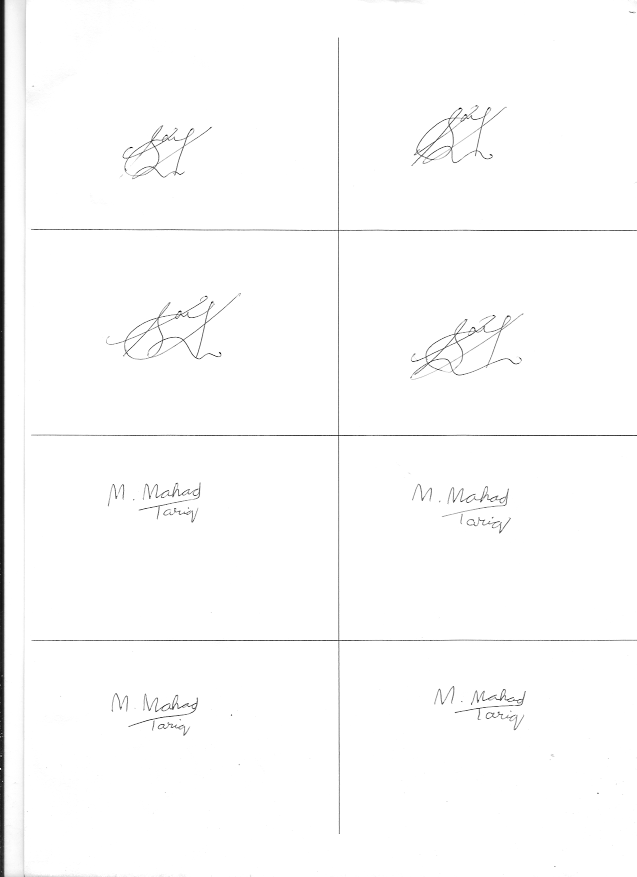
#> input picture server/document.tiff, 637 x 877 px
$ python -i preprocess.py   (imports and definitions only)   (older library calls are emulated)
#> lines starting #> are read from the running program, lines starting #| are printed output that depends on the picture; after the words box and inside, x2 and y2 are one past the last pixel; in counts of white or black regions, pixels touching at a corner belong together
#!/usr/bin/python
from libs.sigver_wiwd.preprocess.normalize import normalize_image
from PIL import Image
from scipy.misc import imread
from skimage.filters import threshold_otsu, threshold_local

import cv2
import numpy as np
import os


def resize(image, max_size=(800, 800)):
    # type: (Image) -> Image
    """
    Resizes an image to within specified width and height while
    preserving the aspect ratio.

    :param image: image to be resize
    :param max_size: maximum width and height of the image
    :return: resized image
    """
    wd, ht = image.size
    if wd >= ht:
        new_wd = max_size[0]
        new_ht = int(float(ht) / wd * new_wd)
    else:
        new_ht = max_size[1]
        new_wd = int(float(wd) / ht * new_ht)

    return image.resize((new_wd, new_ht))


def preprocess_sign(infile, outfile, canvas_size=(800, 800)):
    # type: (str) -> Image
    TMP = ".temp.png"

    # normalize signature's size
    resize(Image.open(infile)).save(TMP)

    # preprocess it
    arr = imread(TMP, flatten=1)
    proc = normalize_image(arr.astype(np.uint8), canvas_size)
    proc = normalize_image(proc.astype(np.uint8), canvas_size)
    Image.fromarray(proc).save(outfile)

def preprocess_cheque(infile, outfile):
    # Open image in grayscale mode
#> called with infile = '../document.tiff', outfile = 'out.png'
    image = np.array(Image.open(infile).convert("L"))
#> image is the input picture: shape (877, 637); min 8, max 255, mean 251.7

    # Apply local OTSU thresholding
    block_size = 25
    adaptive_thresh = threshold_local(image, block_size, offset=15)
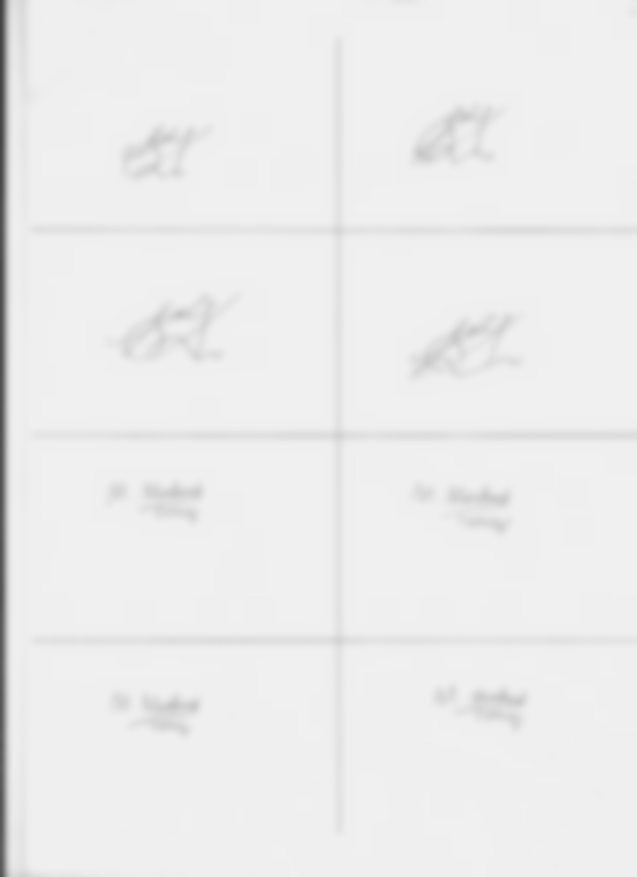
#> adaptive_thresh: shape (877, 637) float64; min 64.74, max 240, mean 236.7
    binarized = image > adaptive_thresh
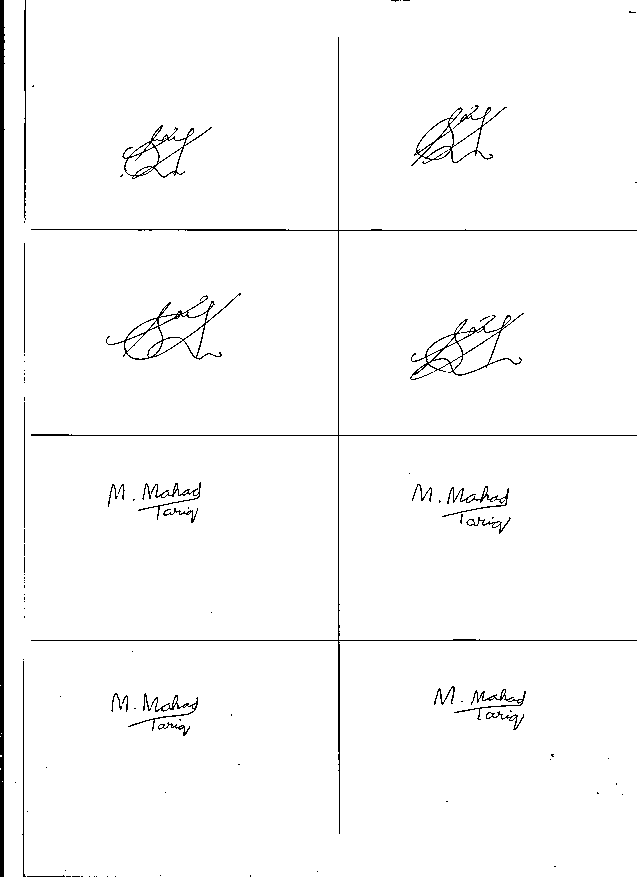
#> binarized: shape (877, 637) bool; 97.8% white; 98 black regions (71 under 20 px), largest, box (x1, y1, x2, y2) and area: (0, 0, 5, 877) 3508, (31, 37, 637, 834) 2923, (106, 293, 241, 360) 809
    binarized = binarized.astype(float) * 255
    binarized = Image.fromarray(binarized).convert("L")

    # Save binarized file
    binarized.save(outfile)

>>> result = preprocess_cheque('../document.tiff', 'out.png')
